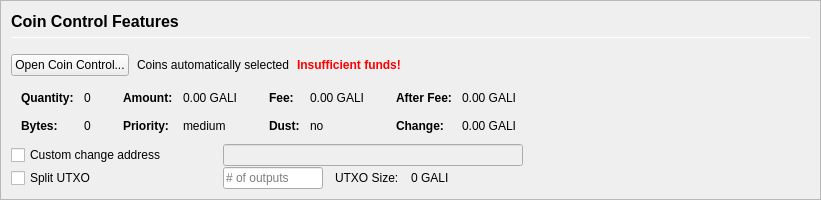
         <widget class="QFrame" name="frameCoinControl">
          <property name="sizePolicy">
           <sizepolicy hsizetype="Expanding" vsizetype="Expanding">
            <horstretch>0</horstretch>
            <verstretch>0</verstretch>
           </sizepolicy>
          </property>
          <property name="maximumSize">
           <size>
            <width>16777215</width>
            <height>16777215</height>
           </size>
          </property>
          <property name="frameShape">
           <enum>QFrame::StyledPanel</enum>
          </property>
          <property name="frameShadow">
           <enum>QFrame::Sunken</enum>
          </property>
          <layout class="QVBoxLayout" name="verticalLayoutCoinControl2">
           <property name="spacing">
            <number>0</number>
           </property>
           <property name="leftMargin">
            <number>0</number>
           </property>
           <property name="topMargin">
            <number>0</number>
           </property>
           <property name="rightMargin">
            <number>0</number>
           </property>
           <property name="bottomMargin">
            <number>0</number>
           </property>
           <item>
            <widget class="QFrame" name="frameCoinControl_BG">
             <layout class="QVBoxLayout" name="verticalLayoutCoinControl" stretch="0,0,0,0,0,0">
              <property name="spacing">
               <number>1</number>
              </property>
              <property name="leftMargin">
               <number>10</number>
              </property>
              <property name="topMargin">
               <number>10</number>
              </property>
              <item>
               <layout class="QHBoxLayout" name="horizontalLayoutCoinControl1">
                <property name="bottomMargin">
                 <number>15</number>
                </property>
                <item>
                 <layout class="QVBoxLayout" name="verticalLayout_3">
                  <property name="spacing">
                   <number>6</number>
                  </property>
                  <item>
                   <widget class="QLabel" name="labelCoinControlFeatures">
                    <property name="sizePolicy">
                     <sizepolicy hsizetype="Preferred" vsizetype="Maximum">
                      <horstretch>0</horstretch>
                      <verstretch>0</verstretch>
                     </sizepolicy>
                    </property>
                    <property name="minimumSize">
                     <size>
                      <width>0</width>
                      <height>20</height>
                     </size>
                    </property>
                    <property name="font">
                     <font>
                      <pointsize>12</pointsize>
                      <weight>75</weight>
                      <bold>true</bold>
                     </font>
                    </property>
                    <property name="styleSheet">
                     <string notr="true">font-weight:bold;</string>
                    </property>
                    <property name="text">
                     <string>Coin Control Features</string>
                    </property>
                   </widget>
                  </item>
                  <item>
                   <widget class="Line" name="line">
                    <property name="minimumSize">
                     <size>
                      <width>0</width>
                      <height>1</height>
                     </size>
                    </property>
                    <property name="maximumSize">
                     <size>
                      <width>16777215</width>
                      <height>1</height>
                     </size>
                    </property>
                    <property name="orientation">
                     <enum>Qt::Horizontal</enum>
                    </property>
                   </widget>
                  </item>
                 </layout>
                </item>
               </layout>
              </item>
              <item>
               <layout class="QHBoxLayout" name="horizontalLayoutCoinControl2" stretch="0,0,0,0">
                <property name="spacing">
                 <number>8</number>
                </property>
                <property name="bottomMargin">
                 <number>10</number>
                </property>
                <item>
                 <widget class="QPushButton" name="pushButtonCoinControl">
                  <property name="styleSheet">
                   <string notr="true"/>
                  </property>
                  <property name="text">
                   <string>Open Coin Control...</string>
                  </property>
                  <property name="autoDefault">
                   <bool>false</bool>
                  </property>
                 </widget>
                </item>
                <item>
                 <widget class="QLabel" name="labelCoinControlAutomaticallySelected">
                  <property name="text">
                   <string>Coins automatically selected</string>
                  </property>
                  <property name="margin">
                   <number>5</number>
                  </property>
                 </widget>
                </item>
                <item>
                 <widget class="QLabel" name="labelCoinControlInsuffFunds">
                  <property name="font">
                   <font>
                    <weight>75</weight>
                    <bold>true</bold>
                   </font>
                  </property>
                  <property name="styleSheet">
                   <string notr="true">color:red;font-weight:bold;</string>
                  </property>
                  <property name="text">
                   <string>Insufficient funds!</string>
                  </property>
                  <property name="margin">
                   <number>5</number>
                  </property>
                 </widget>
                </item>
                <item>
                 <spacer name="horizontalSpacerCoinControl">
                  <property name="orientation">
                   <enum>Qt::Horizontal</enum>
                  </property>
                  <property name="sizeHint" stdset="0">
                   <size>
                    <width>40</width>
                    <height>1</height>
                   </size>
                  </property>
                 </spacer>
                </item>
               </layout>
              </item>
              <item>
               <widget class="QWidget" name="widgetCoinControl" native="true">
                <property name="sizePolicy">
                 <sizepolicy hsizetype="Preferred" vsizetype="Preferred">
                  <horstretch>0</horstretch>
                  <verstretch>0</verstretch>
                 </sizepolicy>
                </property>
                <property name="minimumSize">
                 <size>
                  <width>0</width>
                  <height>0</height>
                 </size>
                </property>
                <property name="styleSheet">
                 <string notr="true"/>
                </property>
                <layout class="QHBoxLayout" name="horizontalLayoutCoinControl5">
                 <property name="leftMargin">
                  <number>0</number>
                 </property>
                 <property name="topMargin">
                  <number>0</number>
                 </property>
                 <property name="rightMargin">
                  <number>0</number>
                 </property>
                 <property name="bottomMargin">
                  <number>0</number>
                 </property>
                 <item>
                  <layout class="QHBoxLayout" name="horizontalLayoutCoinControl3" stretch="0,0,0,1">
                   <property name="spacing">
                    <number>20</number>
                   </property>
                   <property name="topMargin">
                    <number>0</number>
                   </property>
                   <property name="bottomMargin">
                    <number>10</number>
                   </property>
                   <item>
                    <layout class="QFormLayout" name="formLayoutCoinControl1">
                     <property name="horizontalSpacing">
                      <number>10</number>
                     </property>
                     <property name="verticalSpacing">
                      <number>14</number>
                     </property>
                     <property name="leftMargin">
                      <number>10</number>
                     </property>
                     <property name="topMargin">
                      <number>4</number>
                     </property>
                     <property name="rightMargin">
                      <number>6</number>
                     </property>
                     <item row="0" column="0">
                      <widget class="QLabel" name="labelCoinControlQuantityText">
                       <property name="font">
                        <font>
                         <weight>75</weight>
                         <bold>true</bold>
                        </font>
                       </property>
                       <property name="text">
                        <string>Quantity:</string>
                       </property>
                       <property name="margin">
                        <number>0</number>
                       </property>
                      </widget>
                     </item>
                     <item row="0" column="1">
                      <widget class="QLabel" name="labelCoinControlQuantity">
                       <property name="cursor">
                        <cursorShape>IBeamCursor</cursorShape>
                       </property>
                       <property name="contextMenuPolicy">
                        <enum>Qt::ActionsContextMenu</enum>
                       </property>
                       <property name="text">
                        <string notr="true">0</string>
                       </property>
                       <property name="margin">
                        <number>0</number>
                       </property>
                       <property name="textInteractionFlags">
                        <set>Qt::LinksAccessibleByMouse|Qt::TextSelectableByKeyboard|Qt::TextSelectableByMouse</set>
                       </property>
                      </widget>
                     </item>
                     <item row="1" column="0">
                      <widget class="QLabel" name="labelCoinControlBytesText">
                       <property name="font">
                        <font>
                         <weight>75</weight>
                         <bold>true</bold>
                        </font>
                       </property>
                       <property name="text">
                        <string>Bytes:</string>
                       </property>
                      </widget>
                     </item>
                     <item row="1" column="1">
                      <widget class="QLabel" name="labelCoinControlBytes">
                       <property name="cursor">
                        <cursorShape>IBeamCursor</cursorShape>
                       </property>
                       <property name="contextMenuPolicy">
                        <enum>Qt::ActionsContextMenu</enum>
                       </property>
                       <property name="text">
                        <string notr="true">0</string>
                       </property>
                       <property name="textInteractionFlags">
                        <set>Qt::LinksAccessibleByMouse|Qt::TextSelectableByKeyboard|Qt::TextSelectableByMouse</set>
                       </property>
                      </widget>
                     </item>
                    </layout>
                   </item>
                   <item>
                    <layout class="QFormLayout" name="formLayoutCoinControl2">
                     <property name="horizontalSpacing">
                      <number>10</number>
                     </property>
                     <property name="verticalSpacing">
                      <number>14</number>
                     </property>
                     <property name="leftMargin">
                      <number>6</number>
                     </property>
                     <property name="topMargin">
                      <number>4</number>
                     </property>
                     <property name="rightMargin">
                      <number>6</number>
                     </property>
                     <item row="0" column="0">
                      <widget class="QLabel" name="labelCoinControlAmountText">
                       <property name="font">
                        <font>
                         <weight>75</weight>
                         <bold>true</bold>
                        </font>
                       </property>
                       <property name="text">
                        <string>Amount:</string>
                       </property>
                       <property name="margin">
                        <number>0</number>
                       </property>
                      </widget>
                     </item>
                     <item row="0" column="1">
                      <widget class="QLabel" name="labelCoinControlAmount">
                       <property name="cursor">
                        <cursorShape>IBeamCursor</cursorShape>
                       </property>
                       <property name="contextMenuPolicy">
                        <enum>Qt::ActionsContextMenu</enum>
                       </property>
                       <property name="text">
                        <string notr="true">0.00 GALI</string>
                       </property>
                       <property name="textInteractionFlags">
                        <set>Qt::LinksAccessibleByMouse|Qt::TextSelectableByKeyboard|Qt::TextSelectableByMouse</set>
                       </property>
                      </widget>
                     </item>
                     <item row="1" column="0">
                      <widget class="QLabel" name="labelCoinControlPriorityText">
                       <property name="font">
                        <font>
                         <weight>75</weight>
                         <bold>true</bold>
                        </font>
                       </property>
                       <property name="text">
                        <string>Priority:</string>
                       </property>
                      </widget>
                     </item>
                     <item row="1" column="1">
                      <widget class="QLabel" name="labelCoinControlPriority">
                       <property name="cursor">
                        <cursorShape>IBeamCursor</cursorShape>
                       </property>
                       <property name="contextMenuPolicy">
                        <enum>Qt::ActionsContextMenu</enum>
                       </property>
                       <property name="text">
                        <string>medium</string>
                       </property>
                       <property name="textInteractionFlags">
                        <set>Qt::LinksAccessibleByMouse|Qt::TextSelectableByKeyboard|Qt::TextSelectableByMouse</set>
                       </property>
                      </widget>
                     </item>
                    </layout>
                   </item>
                   <item>
                    <layout class="QFormLayout" name="formLayoutCoinControl3">
                     <property name="horizontalSpacing">
                      <number>10</number>
                     </property>
                     <property name="verticalSpacing">
                      <number>14</number>
                     </property>
                     <property name="leftMargin">
                      <number>6</number>
                     </property>
                     <property name="topMargin">
                      <number>4</number>
                     </property>
                     <property name="rightMargin">
                      <number>6</number>
                     </property>
                     <item row="0" column="0">
                      <widget class="QLabel" name="labelCoinControlFeeText">
                       <property name="font">
                        <font>
                         <weight>75</weight>
                         <bold>true</bold>
                        </font>
                       </property>
                       <property name="text">
                        <string>Fee:</string>
                       </property>
                       <property name="margin">
                        <number>0</number>
                       </property>
                      </widget>
                     </item>
                     <item row="0" column="1">
                      <widget class="QLabel" name="labelCoinControlFee">
                       <property name="cursor">
                        <cursorShape>IBeamCursor</cursorShape>
                       </property>
                       <property name="contextMenuPolicy">
                        <enum>Qt::ActionsContextMenu</enum>
                       </property>
                       <property name="text">
                        <string notr="true">0.00 GALI</string>
                       </property>
                       <property name="textInteractionFlags">
                        <set>Qt::LinksAccessibleByMouse|Qt::TextSelectableByKeyboard|Qt::TextSelectableByMouse</set>
                       </property>
                      </widget>
                     </item>
                     <item row="1" column="0">
                      <widget class="QLabel" name="labelCoinControlLowOutputText">
                       <property name="font">
                        <font>
                         <weight>75</weight>
                         <bold>true</bold>
                        </font>
                       </property>
                       <property name="text">
                        <string>Dust:</string>
                       </property>
                      </widget>
                     </item>
                     <item row="1" column="1">
                      <widget class="QLabel" name="labelCoinControlLowOutput">
                       <property name="cursor">
                        <cursorShape>IBeamCursor</cursorShape>
                       </property>
                       <property name="contextMenuPolicy">
                        <enum>Qt::ActionsContextMenu</enum>
                       </property>
                       <property name="text">
                        <string>no</string>
                       </property>
                       <property name="textInteractionFlags">
                        <set>Qt::LinksAccessibleByMouse|Qt::TextSelectableByKeyboard|Qt::TextSelectableByMouse</set>
                       </property>
                      </widget>
                     </item>
                    </layout>
                   </item>
                   <item>
                    <layout class="QFormLayout" name="formLayoutCoinControl4">
                     <property name="horizontalSpacing">
                      <number>10</number>
                     </property>
                     <property name="verticalSpacing">
                      <number>14</number>
                     </property>
                     <property name="leftMargin">
                      <number>6</number>
                     </property>
                     <property name="topMargin">
                      <number>4</number>
                     </property>
                     <property name="rightMargin">
                      <number>6</number>
                     </property>
                     <item row="0" column="0">
                      <widget class="QLabel" name="labelCoinControlAfterFeeText">
                       <property name="font">
                        <font>
                         <weight>75</weight>
                         <bold>true</bold>
                        </font>
                       </property>
                       <property name="text">
                        <string>After Fee:</string>
                       </property>
                       <property name="margin">
                        <number>0</number>
                       </property>
                      </widget>
                     </item>
                     <item row="0" column="1">
                      <widget class="QLabel" name="labelCoinControlAfterFee">
                       <property name="cursor">
                        <cursorShape>IBeamCursor</cursorShape>
                       </property>
                       <property name="contextMenuPolicy">
                        <enum>Qt::ActionsContextMenu</enum>
                       </property>
                       <property name="text">
                        <string notr="true">0.00 GALI</string>
                       </property>
                       <property name="textInteractionFlags">
                        <set>Qt::LinksAccessibleByMouse|Qt::TextSelectableByKeyboard|Qt::TextSelectableByMouse</set>
                       </property>
                      </widget>
                     </item>
                     <item row="1" column="0">
                      <widget class="QLabel" name="labelCoinControlChangeText">
                       <property name="font">
                        <font>
                         <weight>75</weight>
                         <bold>true</bold>
                        </font>
                       </property>
                       <property name="text">
                        <string>Change:</string>
                       </property>
                      </widget>
                     </item>
                     <item row="1" column="1">
                      <widget class="QLabel" name="labelCoinControlChange">
                       <property name="cursor">
                        <cursorShape>IBeamCursor</cursorShape>
                       </property>
                       <property name="contextMenuPolicy">
                        <enum>Qt::ActionsContextMenu</enum>
                       </property>
                       <property name="text">
                        <string notr="true">0.00 GALI</string>
                       </property>
                       <property name="textInteractionFlags">
                        <set>Qt::LinksAccessibleByMouse|Qt::TextSelectableByKeyboard|Qt::TextSelectableByMouse</set>
                       </property>
                      </widget>
                     </item>
                    </layout>
                   </item>
                  </layout>
                 </item>
                </layout>
               </widget>
              </item>
              <item>
               <layout class="QHBoxLayout" name="horizontalLayoutCoinControl4">
                <property name="spacing">
                 <number>12</number>
                </property>
                <property name="sizeConstraint">
                 <enum>QLayout::SetDefaultConstraint</enum>
                </property>
                <property name="topMargin">
                 <number>0</number>
                </property>
                <property name="rightMargin">
                 <number>0</number>
                </property>
                <item>
                 <widget class="QCheckBox" name="checkBoxCoinControlChange">
                  <property name="sizePolicy">
                   <sizepolicy hsizetype="Preferred" vsizetype="Preferred">
                    <horstretch>0</horstretch>
                    <verstretch>0</verstretch>
                   </sizepolicy>
                  </property>
                  <property name="minimumSize">
                   <size>
                    <width>200</width>
                    <height>0</height>
                   </size>
                  </property>
                  <property name="maximumSize">
                   <size>
                    <width>200</width>
                    <height>16777215</height>
                   </size>
                  </property>
                  <property name="toolTip">
                   <string>If this is activated, but the change address is empty or invalid, change will be sent to a newly generated address.</string>
                  </property>
                  <property name="text">
                   <string>Custom change address</string>
                  </property>
                 </widget>
                </item>
                <item>
                 <widget class="QValidatedLineEdit" name="lineEditCoinControlChange">
                  <property name="enabled">
                   <bool>false</bool>
                  </property>
                  <property name="sizePolicy">
                   <sizepolicy hsizetype="Preferred" vsizetype="Preferred">
                    <horstretch>0</horstretch>
                    <verstretch>0</verstretch>
                   </sizepolicy>
                  </property>
                  <property name="minimumSize">
                   <size>
                    <width>300</width>
                    <height>0</height>
                   </size>
                  </property>
                 </widget>
                </item>
                <item>
                 <widget class="QLabel" name="labelCoinControlChangeLabel">
                  <property name="sizePolicy">
                   <sizepolicy hsizetype="Preferred" vsizetype="Preferred">
                    <horstretch>0</horstretch>
                    <verstretch>0</verstretch>
                   </sizepolicy>
                  </property>
                  <property name="minimumSize">
                   <size>
                    <width>100</width>
                    <height>0</height>
                   </size>
                  </property>
                  <property name="text">
                   <string/>
                  </property>
                  <property name="margin">
                   <number>3</number>
                  </property>
                 </widget>
                </item>
               </layout>
              </item>
              <item>
               <layout class="QHBoxLayout" name="horizontalLayoutCoinControl6">
                <property name="spacing">
                 <number>12</number>
                </property>
                <property name="rightMargin">
                 <number>0</number>
                </property>
                <item>
                 <widget class="QCheckBox" name="splitBlockCheckBox">
                  <property name="sizePolicy">
                   <sizepolicy hsizetype="Preferred" vsizetype="Preferred">
                    <horstretch>0</horstretch>
                    <verstretch>0</verstretch>
                   </sizepolicy>
                  </property>
                  <property name="minimumSize">
                   <size>
                    <width>200</width>
                    <height>0</height>
                   </size>
                  </property>
                  <property name="maximumSize">
                   <size>
                    <width>200</width>
                    <height>16777215</height>
                   </size>
                  </property>
                  <property name="text">
                   <string>Split UTXO</string>
                  </property>
                 </widget>
                </item>
                <item>
                 <widget class="QLineEdit" name="splitBlockLineEdit">
                  <property name="sizePolicy">
                   <sizepolicy hsizetype="Preferred" vsizetype="Preferred">
                    <horstretch>50</horstretch>
                    <verstretch>0</verstretch>
                   </sizepolicy>
                  </property>
                  <property name="minimumSize">
                   <size>
                    <width>100</width>
                    <height>0</height>
                   </size>
                  </property>
                  <property name="maximumSize">
                   <size>
                    <width>100</width>
                    <height>16777215</height>
                   </size>
                  </property>
                  <property name="placeholderText">
                   <string># of outputs</string>
                  </property>
                 </widget>
                </item>
                <item>
                 <widget class="QLabel" name="labelBlockSizeText">
                  <property name="text">
                   <string>UTXO Size:</string>
                  </property>
                 </widget>
                </item>
                <item>
                 <widget class="QLabel" name="labelBlockSize">
                  <property name="text">
                   <string>0 GALI</string>
                  </property>
                 </widget>
                </item>
                <item>
                 <spacer name="horizontalSpacer_7">
                  <property name="orientation">
                   <enum>Qt::Horizontal</enum>
                  </property>
                  <property name="sizeHint" stdset="0">
                   <size>
                    <width>40</width>
                    <height>20</height>
                   </size>
                  </property>
                 </spacer>
                </item>
               </layout>
              </item>
              <item>
               <spacer name="verticalSpacerCoinControl">
                <property name="orientation">
                 <enum>Qt::Vertical</enum>
                </property>
                <property name="sizeHint" stdset="0">
                 <size>
                  <width>800</width>
                  <height>1</height>
                 </size>
                </property>
               </spacer>
              </item>
             </layout>
            </widget>
           </item>
          </layout>
         </widget>
